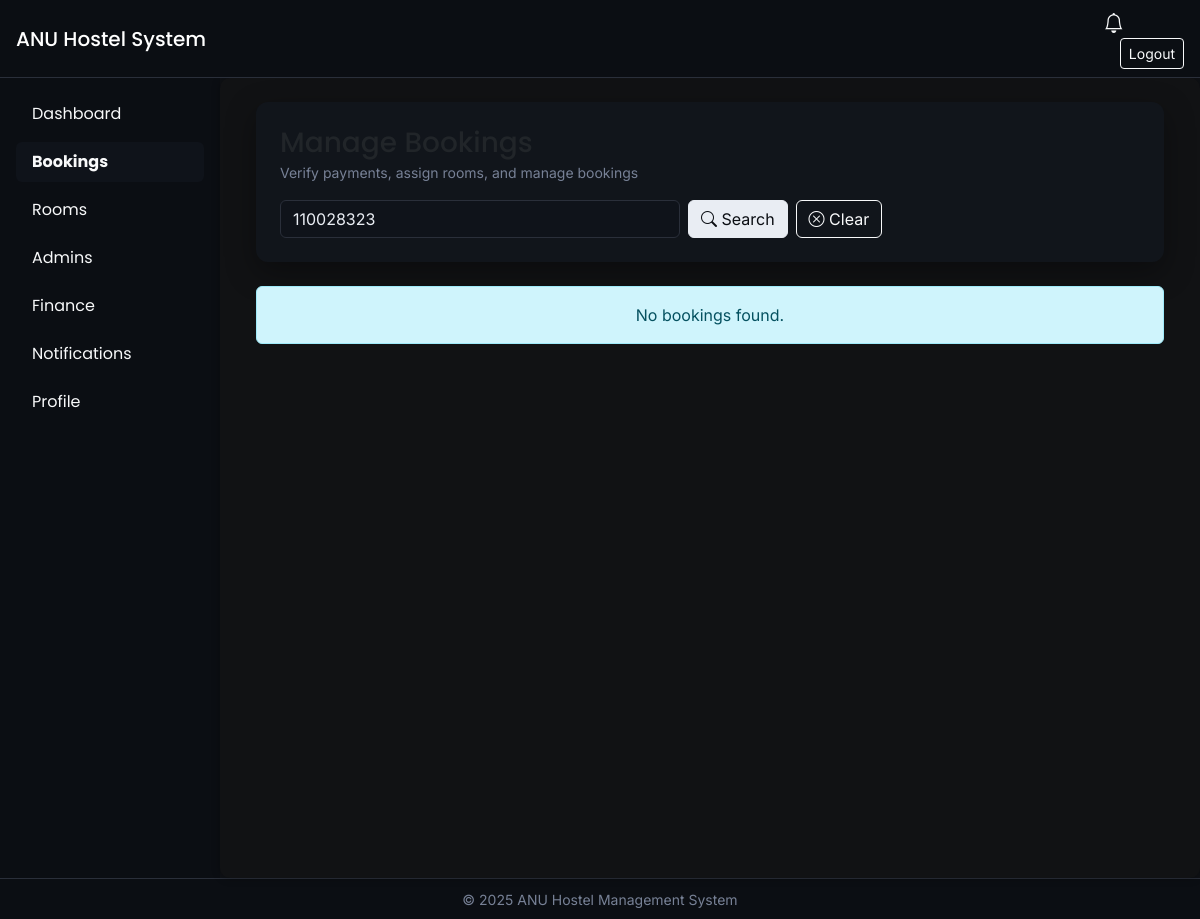
/manage-bookings/?search=110028323 (signed in), run on an earlier commit of the app's database.
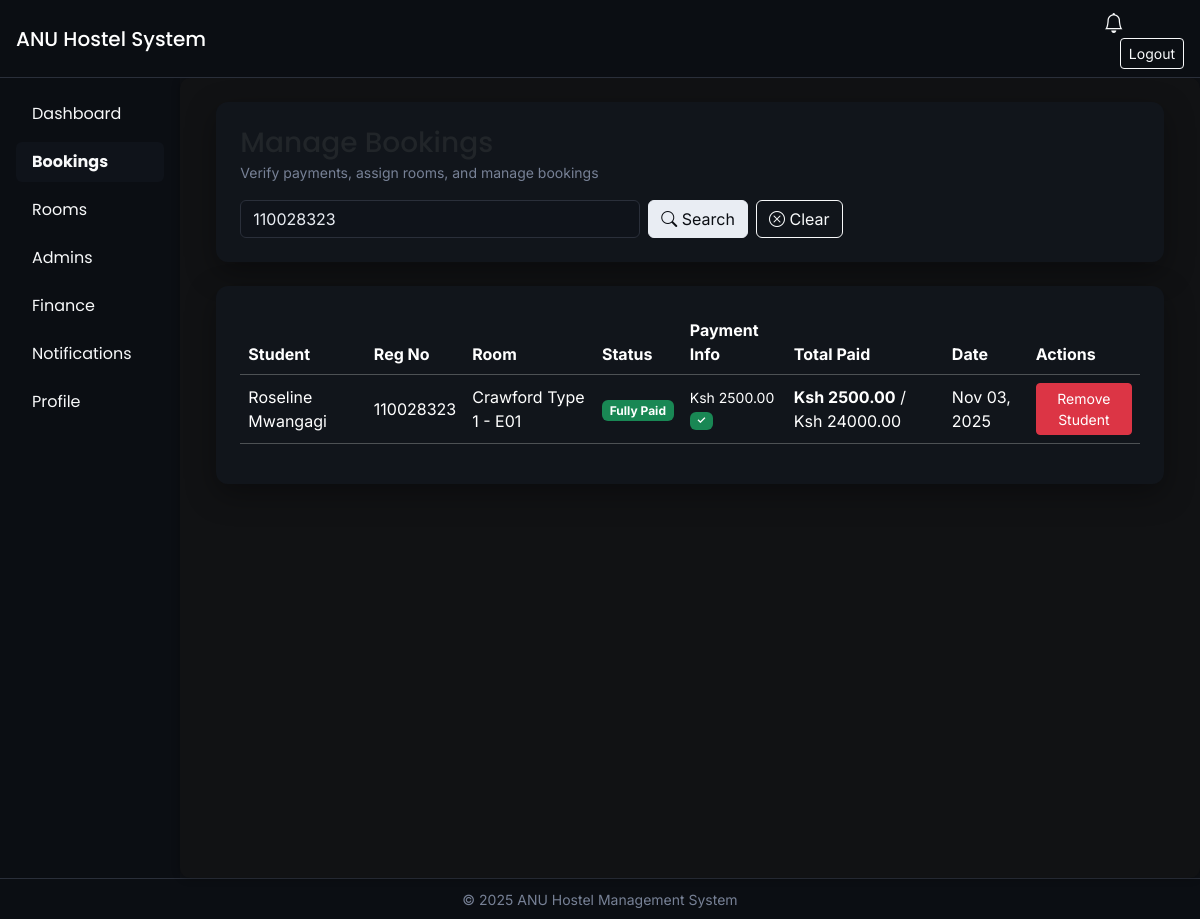
And on a later commit of the database.
### core/models.py (models this page shows, shortened)
class Booking(models.Model):
    STATUS_CHOICES = [
        ('prebooked', 'Pre-booked'),
        ('paid', 'Fully Paid'),
        ('expired', 'Expired'),
    ]
    student = models.ForeignKey(Student, on_delete=models.CASCADE, related_name='bookings')
    room = models.ForeignKey(Room, on_delete=models.SET_NULL, null=True, blank=True)
    date_booked = models.DateTimeField(auto_now_add=True)
    status = models.CharField(max_length=20, choices=STATUS_CHOICES, default='prebooked')
    expiry_date = models.DateField(null=True, blank=True)
    def get_total_paid(self):
        return sum(p.amount for p in self.payments.filter(verified=True))
    def get_total_paid_all(self):
        return sum(p.amount for p in self.payments.all())
    def get_total_due(self):
        if self.room:
            return self.room.price
        return 0

class Student(models.Model):
    user = models.OneToOneField(User, on_delete=models.CASCADE)
    reg_no = models.CharField(max_length=50, unique=True)
    phone = models.CharField(max_length=15, blank=True, null=True)
    course = models.CharField(max_length=100, blank=True, null=True)
    year_of_study = models.CharField(max_length=20, blank=True, null=True)
    gender = models.CharField(max_length=10, blank=True, null=True)

class Room(models.Model):
    hostel = models.ForeignKey(Hostel, on_delete=models.CASCADE, related_name='rooms')
    room_number = models.CharField(max_length=10)
    capacity = models.PositiveIntegerField(default=2)
    is_vacant = models.BooleanField(default=True)
    price = models.DecimalField(max_digits=10, decimal_places=2, default=24000)
    description = models.TextField(blank=True, null=True)
    def get_occupied_count(self):
        from django.apps import apps
        Booking = apps.get_model('core', 'Booking')
        return Booking.objects.filter(room=self, status__in=['prebooked', 'paid']).count()

class Hostel(models.Model):
    GENDER_CHOICES = [
        ('Male', 'Male'),
        ('Female', 'Female'),
    ]
    ROOM_TYPE_CHOICES = [
        ('Type 1', 'Type 1'),
        ('Ensuite', 'Ensuite'),
        ('Regular', 'Regular'),
    ]
    name = models.CharField(max_length=100)
    gender = models.CharField(max_length=10, choices=GENDER_CHOICES, default='Male')
    type = models.CharField(max_length=20, choices=ROOM_TYPE_CHOICES, default='Regular')
    description = models.TextField(blank=True, null=True)

class Payment(models.Model):
    booking = models.ForeignKey(Booking, on_delete=models.CASCADE, related_name='payments')
    amount = models.DecimalField(max_digits=10, decimal_places=2)
    date_paid = models.DateTimeField(auto_now_add=True)
    payment_type = models.CharField(max_length=20, choices=[
        ('prepayment', 'Prepayment'),
        ('full', 'Full Payment'),
    ])
    verified = models.BooleanField(default=False)

### core/views.py (the view, shortened to what this page needs)
# urls.py: path('manage-bookings/', views.manage_bookings, name='manage_bookings'),
@login_required
def manage_bookings(request):
    if not request.user.is_staff:
        return redirect('student_dashboard')
    bookings = Booking.objects.select_related('student', 'room', 'room__hostel').prefetch_related('payments').order_by('-date_booked')
    all_rooms = Room.objects.select_related('hostel').order_by('hostel__name', 'room_number')
    search_query = request.GET.get('search', '')
    if search_query:
        bookings = bookings.filter(
            Q(student__user__first_name__icontains=search_query) |
            Q(student__user__last_name__icontains=search_query) |
            Q(student__reg_no__icontains=search_query) |
            Q(student__user__username__icontains=search_query)
        )
    context = {
        'bookings': bookings,
        'all_rooms': all_rooms,
        'search_query': search_query,
    }
    return render(request, 'manage_bookings.html', context)

### core/context_processors.py (called while the page is built, shortened)
def notification_context(request):
    if request.user.is_authenticated:
        return {
            'user_notifications': [],
            'unread_notifications_count': 0,
            'can_view_roommates': False,
        }
    return {
        'user_notifications': [],
        'unread_notifications_count': 0,
        'can_view_roommates': False,
    }

### core/templates/manage_bookings.html (shortened to what the changed rows need)
{% extends 'base.html' %}
{% block content %}
<div class="container-fluid">
    <div class="card p-4 mb-4">
        <div class="d-flex justify-content-between align-items-center">
        </div>
        <div class="mt-3">
        </div>
    </div>
    {% if bookings %}
        <div class="card p-4">
            <div class="table-responsive">
                <table class="table table-dark table-hover align-middle">
                    <thead>
                        <tr>
                            <th>Student</th>
                            <th>Reg No</th>
                            <th>Room</th>
                            <th>Status</th>
                            <th>Payment Info</th>
                            <th>Total Paid</th>
                            <th>Date</th>
                            <th>Actions</th>
                        </tr>
                    </thead>
                    <tbody>
                        {% for booking in bookings %}
                            <tr>
                                <td>{{ booking.student.user.get_full_name }}</td>
                                <td>{{ booking.student.reg_no }}</td>
                                <td>
                                    {% if booking.room %}
                                        {{ booking.room.hostel.name }} - {{ booking.room.room_number }}
                                    {% else %}
                                        <span class="text-muted">No room assigned</span>
                                    {% endif %}
                                </td>
                                <td>
                                    {% if booking.status == 'paid' %}
                                        <span class="badge bg-success">Fully Paid</span>
                                    {% elif booking.status == 'prebooked' %}
                                        <span class="badge bg-warning text-dark">Pre-booked</span>
                                    {% else %}
                                        <span class="badge bg-secondary">Expired</span>
                                    {% endif %}
                                </td>
                                <td>
                                    {% if booking.payments.exists %}
                                        <small>
                                            {% for payment in booking.payments.all %}
                                                <div>Ksh {{ payment.amount|floatformat:2 }}
                                                    {% if payment.verified %}
                                                        <span class="badge bg-success">✓</span>
                                                    {% else %}
                                                        <span class="badge bg-warning">Pending</span>
                                                    {% endif %}
                                                </div>
                                            {% endfor %}
                                        </small>
                                    {% else %}
                                        <span class="text-muted">No payments</span>
                                    {% endif %}
                                </td>
                                <td>
                                    <strong>Ksh {{ booking.get_total_paid|floatformat:2 }}</strong> /
                                    Ksh {{ booking.get_total_due|floatformat:2|default:"0.00" }}
                                </td>
                                <td>{{ booking.date_booked|date:"M d, Y" }}</td>
                                <td>
                                    <div class="btn-group-vertical btn-group-sm" role="group">
                                        {% if booking.status == "prebooked" %}
                                            {% if booking.payments.exists %}
                                                {% for payment in booking.payments.all %}
                                                    {% if not payment.verified %}
                                                        <form method="POST" class="mb-1">
                                                            {% csrf_token %}
                                                            <input type="hidden" name="booking_id" value="{{ booking.id }}">
                                                            <input type="hidden" name="payment_id" value="{{ payment.id }}">
                                                            <input type="hidden" name="action" value="verify">
                                                            <button type="submit" class="btn btn-success btn-sm">Verify Payment (Ksh {{ payment.amount|floatformat:2 }})</button>
                                                        </form>
                                                    {% endif %}
                                                {% endfor %}
                                            {% endif %}
                                            <button type="button" class="btn btn-info btn-sm mb-1" data-bs-toggle="modal" data-bs-target="#assignRoomModal{{ booking.id }}">
                                                Assign/Change Room
                                            </button>
                                            <button type="button" class="btn btn-danger btn-sm mb-1" data-bs-toggle="modal" data-bs-target="#removeStudentModal{{ booking.id }}">
                                                Remove Student
                                            </button>
                                            <form method="POST" onsubmit="return confirm('Are you sure you want to release this room?');">
                                                {% csrf_token %}
                                                <input type="hidden" name="booking_id" value="{{ booking.id }}">
                                                <input type="hidden" name="action" value="release">
                                                <button type="submit" class="btn btn-warning btn-sm">Release Room</button>
                                            </form>
                                        {% elif booking.status == "paid" %}
                                            <button type="button" class="btn btn-danger btn-sm" data-bs-toggle="modal" data-bs-target="#removeStudentModal{{ booking.id }}">
                                                Remove Student
                                            </button>
                                        {% endif %}
                                    </div>
                                </td>
                            </tr>
                        {% endfor %}
                    </tbody>
                </table>
            </div>
        </div>
    {% else %}
        <div class="alert alert-info text-center">No bookings found.</div>
    {% endif %}
</div>
{% endblock %}

What changed in the data, as far as the page shows it:
added Booking: student.user.get_full_name "Roseline Mwangagi", student.reg_no "110028323", room.hostel.name "Crawford Type 1", room.room_number "E01", status "Fully Paid", get_total_paid "2500.00", get_total_due "24000.00", date_booked "Nov 03, 2025"
added Payment: amount "2500.00"
Also different on the page:
text no longer shown: "No bookings found."
text now shown: "Student Reg No Room Status Payment Info Total Paid Date Actions"
